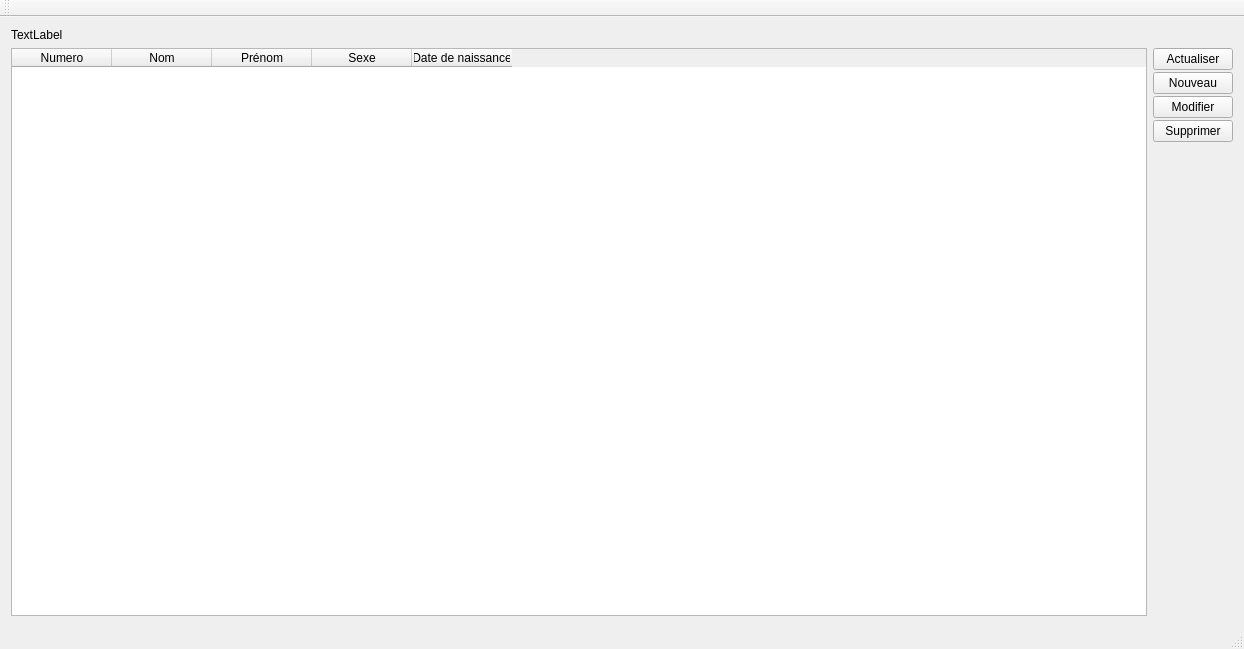
<?xml version="1.0" encoding="UTF-8"?>
<ui version="4.0">
 <class>MainWindow</class>
 <widget class="QMainWindow" name="MainWindow">
  <property name="geometry">
   <rect>
    <x>0</x>
    <y>0</y>
    <width>1244</width>
    <height>649</height>
   </rect>
  </property>
  <property name="windowTitle">
   <string>MainWindow</string>
  </property>
  <widget class="QWidget" name="centralWidget">
   <layout class="QGridLayout" name="gridLayout_2">
    <item row="0" column="0">
     <layout class="QVBoxLayout" name="verticalLayout_2">
      <item>
       <widget class="QLabel" name="label">
        <property name="text">
         <string>TextLabel</string>
        </property>
       </widget>
      </item>
      <item>
       <layout class="QHBoxLayout" name="horizontalLayout">
        <item>
         <widget class="QTableWidget" name="StudentList">
          <column>
           <property name="text">
            <string>Numero</string>
           </property>
          </column>
          <column>
           <property name="text">
            <string>Nom</string>
           </property>
          </column>
          <column>
           <property name="text">
            <string>Prénom</string>
           </property>
          </column>
          <column>
           <property name="text">
            <string>Sexe</string>
           </property>
          </column>
          <column>
           <property name="text">
            <string>Date de naissance</string>
           </property>
          </column>
         </widget>
        </item>
        <item>
         <layout class="QVBoxLayout" name="verticalLayout_4">
          <property name="spacing">
           <number>2</number>
          </property>
          <property name="sizeConstraint">
           <enum>QLayout::SetDefaultConstraint</enum>
          </property>
          <item>
           <widget class="QPushButton" name="pushButton">
            <property name="text">
             <string>Actualiser</string>
            </property>
            <property name="autoDefault">
             <bool>true</bool>
            </property>
            <property name="default">
             <bool>false</bool>
            </property>
           </widget>
          </item>
          <item>
           <widget class="QPushButton" name="addbtn">
            <property name="text">
             <string>Nouveau</string>
            </property>
           </widget>
          </item>
          <item>
           <widget class="QPushButton" name="pushButton_4">
            <property name="text">
             <string>Modifier</string>
            </property>
           </widget>
          </item>
          <item>
           <widget class="QPushButton" name="pushButton_3">
            <property name="text">
             <string>Supprimer</string>
            </property>
           </widget>
          </item>
          <item>
           <spacer name="verticalSpacer">
            <property name="orientation">
             <enum>Qt::Vertical</enum>
            </property>
            <property name="sizeHint" stdset="0">
             <size>
              <width>20</width>
              <height>40</height>
             </size>
            </property>
           </spacer>
          </item>
         </layout>
        </item>
       </layout>
      </item>
     </layout>
    </item>
   </layout>
  </widget>
  <widget class="QMenuBar" name="menuBar">
   <property name="geometry">
    <rect>
     <x>0</x>
     <y>0</y>
     <width>1244</width>
     <height>21</height>
    </rect>
   </property>
  </widget>
  <widget class="QToolBar" name="mainToolBar">
   <attribute name="toolBarArea">
    <enum>TopToolBarArea</enum>
   </attribute>
   <attribute name="toolBarBreak">
    <bool>false</bool>
   </attribute>
  </widget>
  <widget class="QStatusBar" name="statusBar"/>
 </widget>
 <layoutdefault spacing="6" margin="11"/>
 <resources/>
 <connections/>
</ui>
